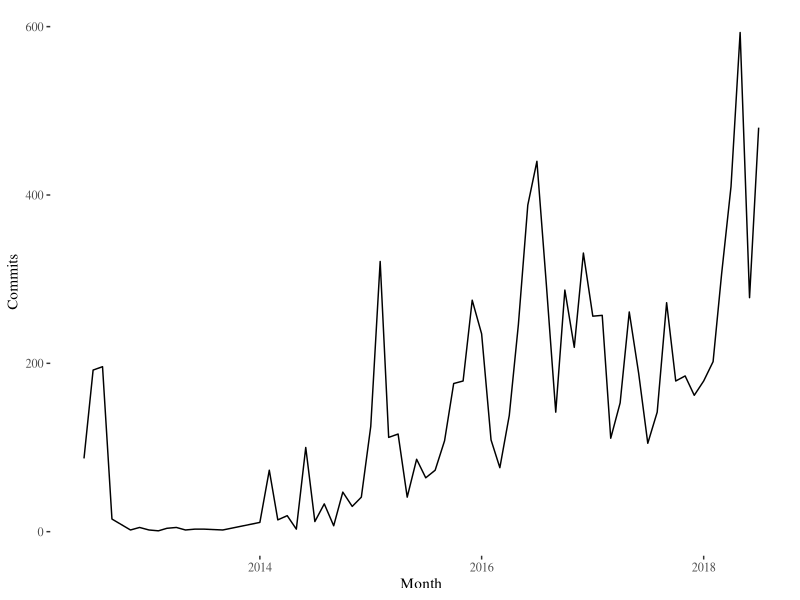
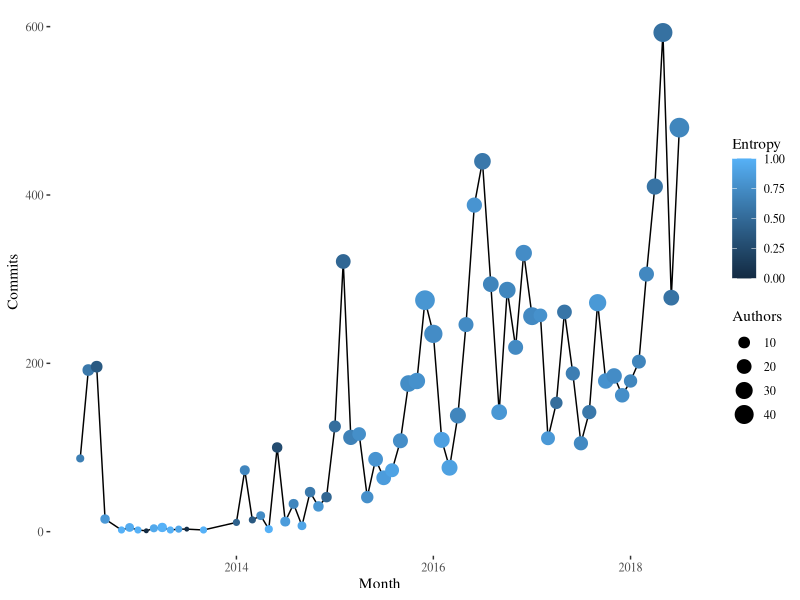
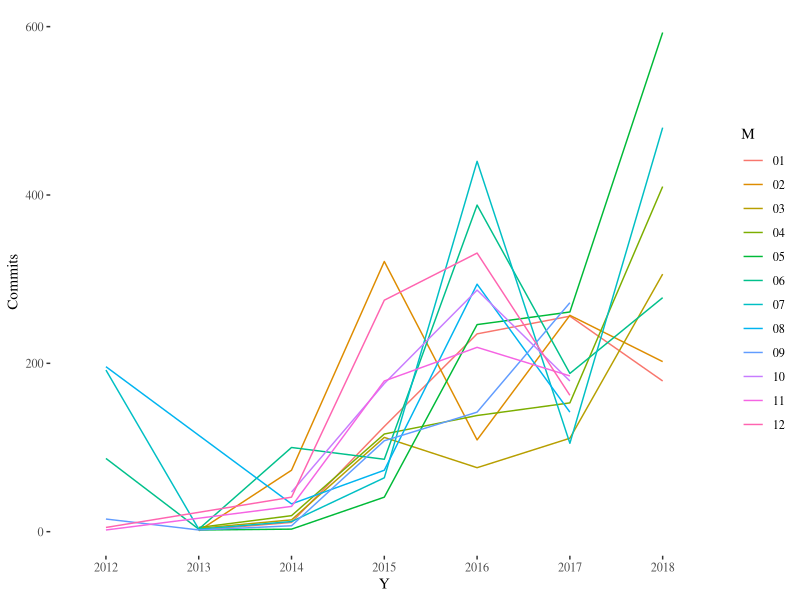
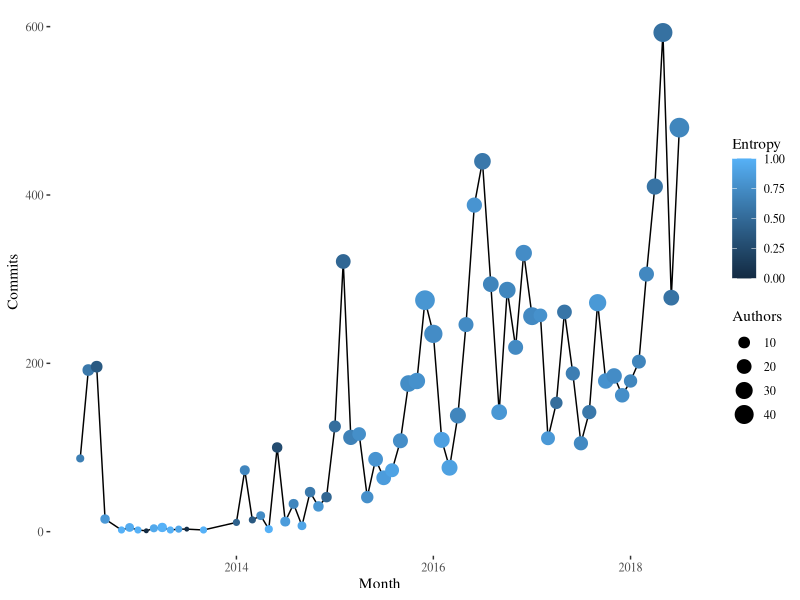
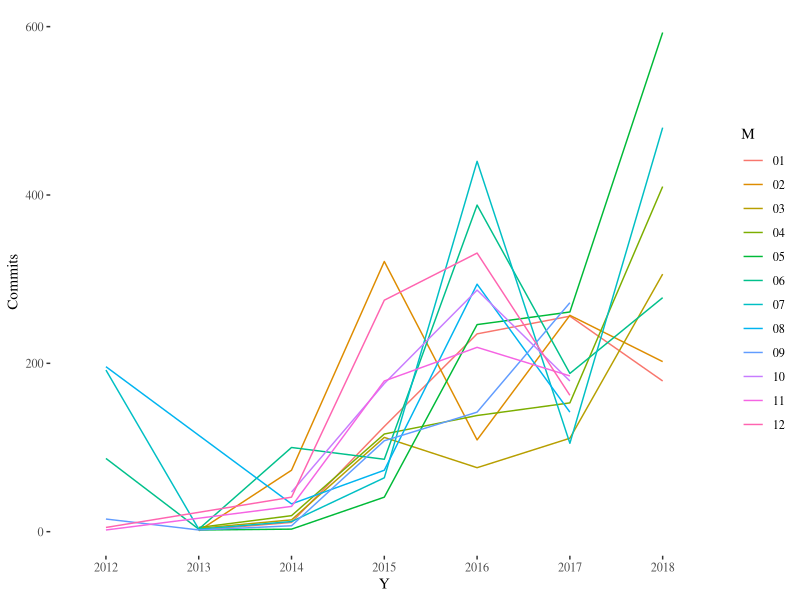

Recreate these plots in R, in order.
library(ggplot2)
library(ggthemes)

commits.t <- read.csv("../data/commits.csv")
commits.t <- commits.t[-nrow(commits.t),]
commits.t$Month <- as.Date(commits.t$Month)
ggplot(commits.t, aes(x=Month,y=Commits))+geom_line()+theme_tufte()
ggplot(commits.t, aes(x=Month,y=Commits))+geom_line()+geom_point(aes(size=Authors,color=Entropy))+theme_tufte()
ggsave("../illos/commits-authors-entropy.png",width=16, height=9)
commits.t$M <- factor(format(as.Date(commits.t$Month),"%m"))
commits.t$Y <- format(as.Date(commits.t$Month),"%Y")
ggplot(commits.t, aes(x=Y,y=Commits,group=M))+geom_line(aes(color=M))+scale_colour_discrete()+theme_tufte()
ggsave("../illos/commits-month.png",width=16, height=9)
